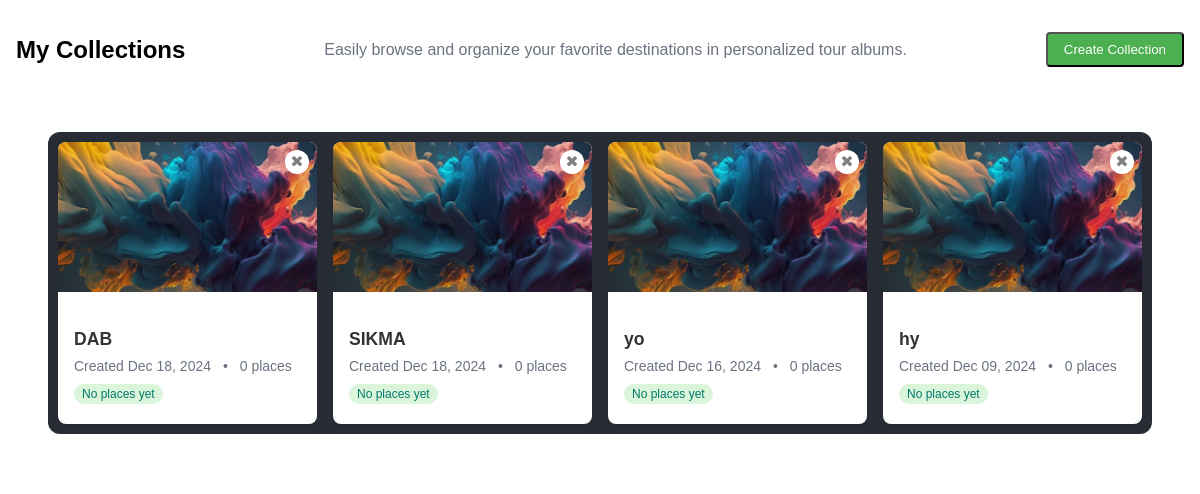
The app's page /placeCollection/show-collections/ (signed in) with its own data.
### placeCollection/models.py (models this page shows, shortened)
class Collection(models.Model):
    id = models.AutoField(primary_key=True)  # Explicitly define AutoField
    user = models.ForeignKey(User, on_delete=models.CASCADE, related_name='collections')
    name = models.CharField(max_length=255)  # Menggunakan max_length 255 seperti di PlaceCollection
    created_at = models.DateTimeField(auto_now_add=True)
    places = models.ManyToManyField(Place, through='CollectionItem', related_name='collections')
    class Meta:
        ordering = ['-created_at']

### placeCollection/views.py (the view)
# urls.py: path('show-collections/', views.show_collections, name='show_collections'),
@login_required
def show_collections(request):
    collections = Collection.objects.filter(user=request.user)
    return render(request, "collection.html", {
        'collections': collections,
    })

### placeCollection/templates/collection.html (shortened to what this page needs)
{% load static %}
<!DOCTYPE html>
<html lang="en">
<head>
    <link rel="stylesheet" href="{% static 'css/collections.css' %}">
</head>
<body>
{% block content %}
<div class="collections-page">
    <div class="header-container">
        <h2 class="page-title">My Collections</h2>
        <p class="page-description">Easily browse and organize your favorite destinations in personalized tour albums.</p>
        <button onclick="openCreateMenu(event)" class="create-collection-button">Create Collection</button>
    </div>
    <section class="section-container">
        <div class="collections-grid" id="collectionsGrid">
            {% if collections %}
                {% for coll in collections %}
                    <div class="collection-card-container" id="collection-{{ coll.id }}">
                        <a href="{% url 'placeCollection:show_collection_places' coll.id %}" class="collection-card-link">
                            <div class="collection-card">
                                {% if coll.places.count > 0 %}
                                    <img src="{{ coll.places.first.image.url }}" alt="{{ coll.places.first.name }}" class="card-image">
                                {% else %}
                                    <img src="{% static 'images/d.png' %}" alt="Default Image" class="card-image">
                                {% endif %}
                                <div class="card-content">
                                    <h3 class="card-title">{{ coll.name }}</h3>
                                    <div class="card-meta">
                                        <span>Created {{ coll.created_at|date:"M d, Y" }}</span>
                                        <span class="dot-divider">•</span>
                                        <span>{{ coll.places.count|default:"0" }} places</span>
                                    </div>
                                    <div class="tags">
                                        {% if coll.places.count > 0 %}
                                            {% for place in coll.places.all|slice:":3" %}
                                                <span class="tag">{{ place.name }}</span>
                                            {% endfor %}
                                            {% if coll.places.count > 3 %}
                                                <span class="tag">+{{ coll.places.count|add:"-3" }} more</span>
                                            {% endif %}
                                        {% else %}
                                            <span class="tag">No places yet</span>
                                        {% endif %}
                                    </div>
                                </div>
                            </div>
                        </a>
                        <button onclick="deleteCollection(event, {{ coll.id }})" class="delete-button">✖</button>
                    </div>
                {% endfor %}
            {% else %}
                <div class="empty-state">No collections found. Start by creating your first collection!</div>
            {% endif %}
        </div>
    </section>
</div>
{% endblock %}
</body>
</html>

### static/css/collections.css (style rules this page uses)
body { font-family: 'Geist', sans-serif; margin: 0; padding: 0; box-sizing: border-box; background-color: #ffffff; }
.collections-page { padding: 1rem; max-width: 1200px; margin: auto; }
.header-container { display: flex; justify-content: space-between; align-items: center; margin-bottom: 1rem; }
.page-title { font-size: 1.5rem; font-weight: bold; }
.page-description { color: #6b7280; }
.create-collection-button { background-color: #4caf50; color: white; padding: 0.5rem 1rem; border-radius: 0.25rem; cursor: pointer; transition: background-color 0.2s ease; }
.collections-grid { display: grid; grid-template-columns: repeat(auto-fill, minmax(250px, 1fr)); gap: 1rem; }
.collection-card-container { position: relative; }
.collection-card { background-color: white; border-radius: 0.5rem; box-shadow: 0 2px 4px rgba(0, 0, 0, 0.1); overflow: hidden; transition: transform 0.2s; }
.card-image { width: 100%; height: 150px; object-fit: cover; }
.card-content { padding: 1rem; position: relative; }
.delete-button { position: absolute; top: 8px; right: 8px; background-color: white; border-radius: 50%; padding: 0.25rem; color: gray; font-size: 1rem; cursor: pointer; transition: background-color 0.2s ease; }
.card-title { font-size: 1.25rem; font-weight: 600; color: #333; }
.card-meta { font-size: 0.875rem; color: #6b7280; margin-top: 0.5rem; }
.dot-divider { margin: 0 0.5rem; }
.tags { display: flex; flex-wrap: wrap; gap: 0.5rem; margin-top: 0.5rem; }
.tag { background-color: #e0f7df; color: #1b5e20; padding: 0.25rem 0.5rem; border-radius: 0.25rem; font-size: 0.75rem; }
.delete-button { position: absolute; top: 8px; right: 8px; background-color: #f44336; color: white; border: none; border-radius: 50%; width: 24px; height: 24px; cursor: pointer; font-size: 16px; display: flex; align-items: center; justify-content: center; }
.section-container { padding: 2rem 2rem; background-color: white; border-radius: 16px; margin-bottom: 2rem; }
.collections-grid { display: grid; grid-template-columns: repeat(4, 1fr); gap: 20px; background-color: #282c35; padding: 10px; border-radius: 12px; }
.collection-card { background: white; border-radius: 12px; overflow: hidden; box-shadow: 0 3px 6px rgba(0, 0, 0, 0.1); transition: transform 0.3s ease, box-shadow 0.3s ease; }
.collection-card { max-width: 300px; }
.card-content { padding: 1rem; text-align: left; }
.card-content h3 { font-size: 1.1rem; margin-bottom: 0.4rem; }
.card-meta { font-size: 0.8rem; color: #666; margin-bottom: 0.6rem; }
.tags { display: flex; flex-wrap: wrap; }
.tags span { background-color: #daf5da; padding: 3px 8px; border-radius: 12px; font-size: 0.75rem; margin-right: 4px; margin-bottom: 4px; }
.collection-card-link { display: block; text-decoration: none; }
.tags { display: flex; flex-wrap: wrap; gap: 0.25rem; margin-top: 0.5rem; }
.tag { background-color: #e0f7fa; color: #00796b; font-size: 0.75rem; padding: 0.25rem 0.5rem; border-radius: 0.25rem; }

### records on screen
Collection: name "DAB", created_at "Dec 18, 2024", places.count "0", shows "No places yet"
Collection: name "SIKMA", created_at "Dec 18, 2024", places.count "0", shows "No places yet"
Collection: name "yo", created_at "Dec 16, 2024", places.count "0", shows "No places yet"
Collection: name "hy", created_at "Dec 09, 2024", places.count "0", shows "No places yet"
